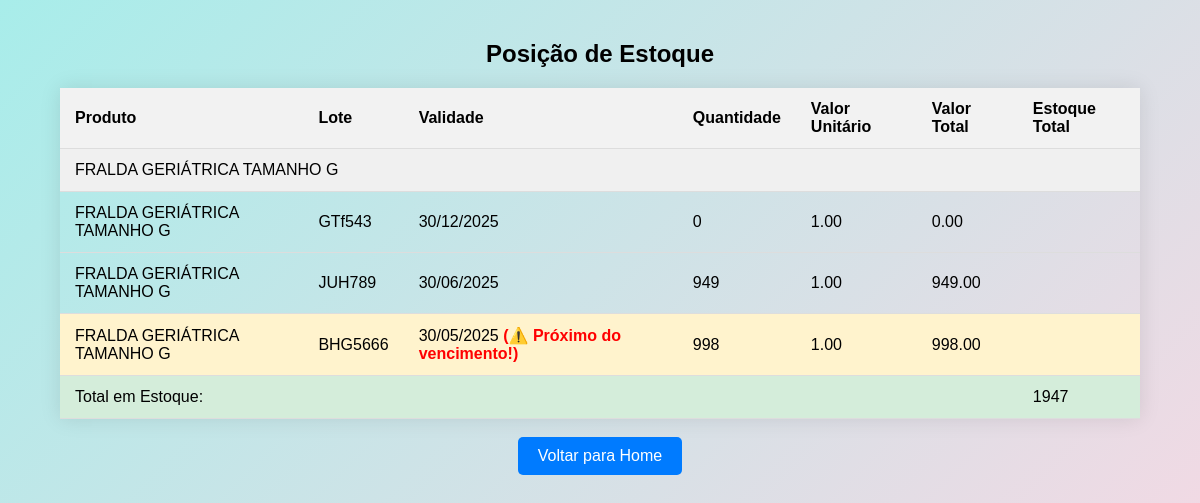
Page /listar_produtos/ on the committed database.
### sgis/models.py (models this page shows, shortened)
class Produto(models.Model):
    descricao = models.CharField(max_length=255, verbose_name="Descrição")
    apresentacao = models.CharField(max_length=50, verbose_name="Apresentação")
    fabricante = models.ForeignKey(Fabricante, on_delete=models.CASCADE)
    estoque = models.IntegerField(default=0)  # Adicionado o campo estoque

class ItemEntradaEstoque(models.Model):
    entrada = models.ForeignKey(EntradaEstoque, on_delete=models.CASCADE, related_name='itens')
    produto = models.ForeignKey('Produto', on_delete=models.CASCADE)
    lote = models.CharField(max_length=100)
    quantidade = models.IntegerField()
    quantidade_disponivel = models.IntegerField(default=0)
    valor_unitario = models.DecimalField(max_digits=10, decimal_places=2)
    validade = models.DateField(default=timezone.now)

### sgis/views.py (the view)
# urls.py: path('listar_produtos/', views.listar_produtos, name='listar_produtos'),
def listar_produtos(request):
    produtos_com_estoque = []
    produtos = Produto.objects.all().order_by('descricao')
    hoje = date.today()
    for produto in produtos:
        entradas = EntradaEstoque.objects.filter(itens__produto=produto)
        saidas = SaidaEstoque.objects.filter(produto=produto)
        dispensacoes = Dispensacao.objects.filter(produto=produto)
        total_estoque = 0
        detalhes_entradas = []
        for entrada in entradas:
            itens = entrada.itens.filter(produto=produto)
            for item in itens:
                validade = item.validade
                proximo_vencimento = False
                if validade and validade <= hoje + timedelta(days=60):
                    proximo_vencimento = True
                detalhes_entradas.append({
                    'lote': item.lote,
                    'validade': validade,
                    'valor_unitario': item.valor_unitario,
                    'quantidade': item.quantidade_disponivel,
                    'valor_total': item.quantidade_disponivel * item.valor_unitario,
                    'proximo_vencimento': proximo_vencimento,  # ✅ adiciona esse campo
                })
                total_estoque += item.quantidade_disponivel
        if total_estoque > 0:
            produtos_com_estoque.append({
                'produto': produto,
                'detalhes_entradas': detalhes_entradas,
                'total_estoque': total_estoque,
            })
    return render(request, 'sgis/listar_produtos.html', {'produtos_com_estoque': produtos_com_estoque})

### sgis/templates/sgis/listar_produtos.html (shortened to what this page needs)
{% load static %}
<!DOCTYPE html>
<html>
<head>
    <link rel="stylesheet" href="{% static 'css/style.css' %}">
</head>
<body>
    <div class="content">
        <h2>Posição de Estoque</h2>
        <table>
            <thead>
                <tr>
                    <th>Produto</th>
                    <th>Lote</th>
                    <th>Validade</th>
                    <th>Quantidade</th>
                    <th>Valor Unitário</th>
                    <th>Valor Total</th>
                    <th>Estoque Total</th>
                </tr>
            </thead>
            <tbody>
                {% for item in produtos_com_estoque %}
                    <tr style="background-color: #f0f0f0;">
                        <td colspan="7" class="text-center font-weight-bold">
                            {{ item.produto.descricao }}
                        </td>
                    </tr>
                    {% for entrada in item.detalhes_entradas %}
                        <tr {% if entrada.proximo_vencimento %} style="background-color: #fff3cd;" {% endif %}>
                            <td>{{ item.produto.descricao }}</td>
                            <td>{% if entrada.lote %}{{ entrada.lote }}{% else %}Sem lote{% endif %}</td>
                            <td>
                                {% if entrada.validade %}
                                    {{ entrada.validade|date:"d/m/Y" }}
                                    {% if entrada.proximo_vencimento %}
                                        <strong style="color: red;">(⚠️ Próximo do vencimento!)</strong>
                                    {% endif %}
                                {% else %}
                                    Sem validade
                                {% endif %}
                            </td>
                            <td>{{ entrada.quantidade }}</td>
                            <td>{{ entrada.valor_unitario }}</td>
                            <td>{{ entrada.valor_total }}</td>
                            <td></td>
                        </tr>
                    {% endfor %}
                    <tr style="background-color: #d4edda;">
                        <td colspan="6" class="font-weight-bold text-right">Total em Estoque:</td>
                        <td class="font-weight-bold">{{ item.total_estoque }}</td>
                    </tr>
                {% endfor %}
            </tbody>
        </table>
        <br>
        <a href="{% url 'home' %}" class="home-button">Voltar para Home</a>
    </div>
</body>
</html>

### sgis/static/css/style.css (style rules this page uses)
* { padding: 0; margin: 0; }
body { height: 100vh; box-sizing: border-box; font-family: Arial, sans-serif; background: linear-gradient(135deg, #a8edea, #fed6e3); color: black; margin: 0; padding: 0; }
.content { padding: 20px; text-align: center; }
.content { width: 90%; margin: 20px auto; font-family: sans-serif; }
table { width: 100%; border-collapse: collapse; margin-top: 20px; box-shadow: 0 0 20px rgba(0, 0, 0, 0.1); }
th, td { padding: 12px 15px; text-align: left; border-bottom: 1px solid #ddd; }
th { background-color: #f2f2f2; font-weight: bold; }
.home-button { display: inline-block; padding: 10px 20px; background-color: #007bff; color: white; text-decoration: none; border-radius: 5px; margin-bottom: 20px; }
strong { color: #f06292; }

### rows in the picture
Produto: produto.descricao "FRALDA GERIÁTRICA TAMANHO G", produto.descricao "FRALDA GERIÁTRICA TAMANHO G" "FRALDA GERIÁTRICA TAMANHO G" "FRALDA GERIÁTRICA TAMANHO G", quantidade "0" "949" "998", valor_total "0.00" "949.00" "998.00", total_estoque "1947"
ItemEntradaEstoque: lote "GTf543", validade "30/12/2025", valor_unitario "1.00"
ItemEntradaEstoque: lote "JUH789", validade "30/06/2025", valor_unitario "1.00"
ItemEntradaEstoque: lote "BHG5666", validade "30/05/2025", valor_unitario "1.00"
